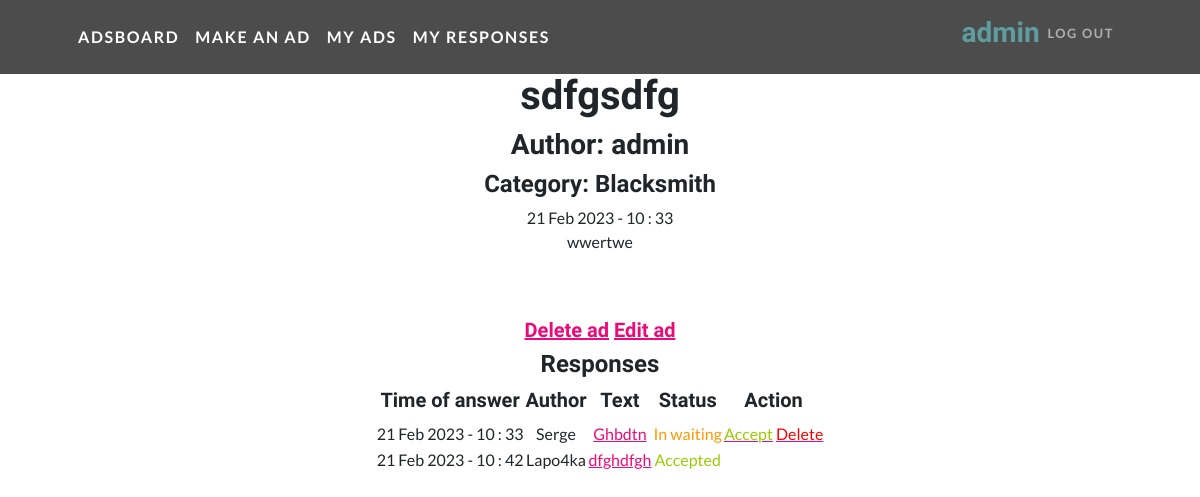
The app's page /adsboard/14 (signed in), older data.
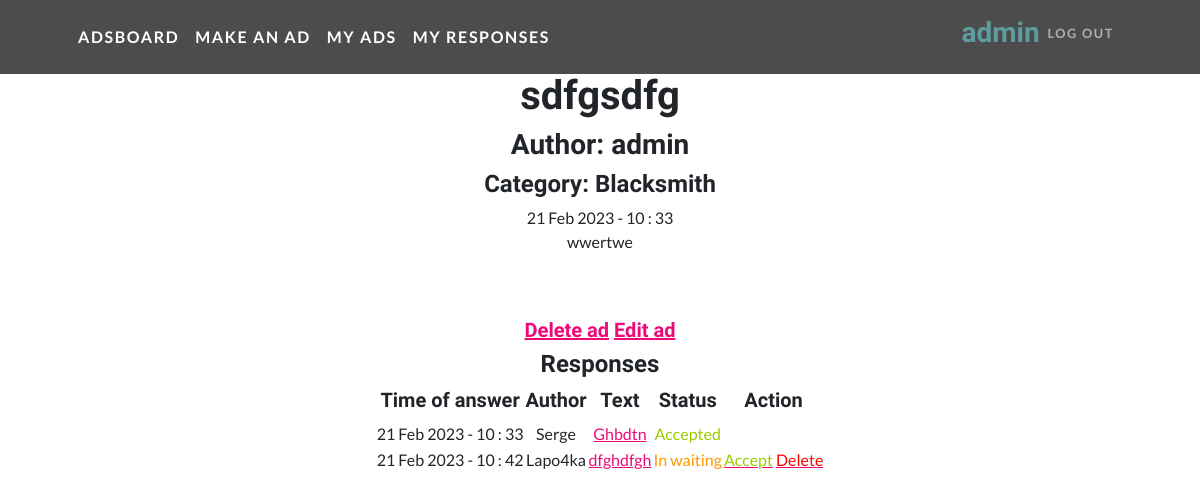
The same page, newer data.
### ads/models.py (models this page shows, shortened)
class Response(models.Model):
    buyer = models.ForeignKey(User, on_delete=models.CASCADE, verbose_name='Response author')
    advert = models.ForeignKey(Advert, on_delete=models.CASCADE, verbose_name='Advert', related_name='response')
    time_resp = models.DateTimeField(auto_now_add=True)
    text_resp = models.TextField()
    status_delete = models.BooleanField(default=False, verbose_name='Response removed')
    status_accept = models.BooleanField(default=False, verbose_name='Response accepted')
    def get_absolute_url(self):
        return reverse('resp', args=[str(self.id)])

### ads/views.py (the view)
# urls.py: path('<int:pk>', Ad.as_view(), name='ad'),
class Ad(DetailView):
    model = Advert
    template_name = 'ad.html'
    context_object_name = 'ad'
    def get_context_data(self, **kwargs):
        context = super().get_context_data(**kwargs)
        responses = Response.objects.filter(advert=self.object, status_delete=False)
        context['responses'] = responses
        return context

### ads/models.py (called while the page is built)
    def get_absolute_url(self):
        return reverse('ad', args=[str(self.id)])

### templates/ad.html
{% extends 'flatpages/default.html' %}
{% block content %}
<td><h1>{{ ad.title }}</h1></td>
<td><h3>Author: {{ ad.author}}</h3></td>
<td><h4>Category: {{ ad.category}}</h4></td>
<td>{{ ad.time_add|date:'d M Y - G : i' }}</td>
<td>{{ ad.content|safe}}</td>
<br>
<br>
{% if request.user == ad.author %}
    <h5><a href="{{ad.get_absolute_url}}/delete">Delete ad</a>
    <a href="{{ad.get_absolute_url}}/update">Edit ad</a></h5>
    {% if responses %}
        <h4> Responses </h4>
            <table align="center">
         <tr>
             <td><h5>Time of answer   </h5></td>
             <td><h5>Author   </h5></td>
             <td><h5>Text   </h5></td>
             <td><h5>Status   </h5></td>
             <td><h5>Action   </h5></td>
         </tr>
         {% for r in responses %}
         <tr>
             <td>{{ r.time_resp|date:'d M Y - G : i' }}</td>
             <td>{{ r.buyer}}</td>
             <td><a href="{{r.get_absolute_url}}">{{ r.text_resp}}</a></td>
                {% if r.status_accept == False %}
                    <td><span style="color: #ff9900;">In waiting</span></td>
                {% else %}
                    <td><span style="color: #99cc00;">Accepted</span></td>
                {% endif %}
                {% if r.status_accept == False %}
                    <td><a href="{{r.get_absolute_url}}/accept"><span style="color: #99cc00;">Accept</span></a>
                    <a href="{{r.get_absolute_url}}/delete"><span style="color: #ff0000;">Delete</span></a></td>
                {% endif %}
         <tr>
         {% endfor %}
    </table>
    {% endif %}
{% else %}
    {% if request.user.is_authenticated %}
<h5><a href="{{ad.get_absolute_url}}/create_resp/">Make a response</a></h5>
    {% endif %}
{% endif %}
{% endblock content %}

Row changes from the older to the newer data that the page shows:
changed Response "21 Feb 2023 - 10 : 33": status_accept "In waiting Accept Delete" → "Accepted"
changed Response "21 Feb 2023 - 10 : 42": status_accept "Accepted" → "In waiting Accept Delete"
